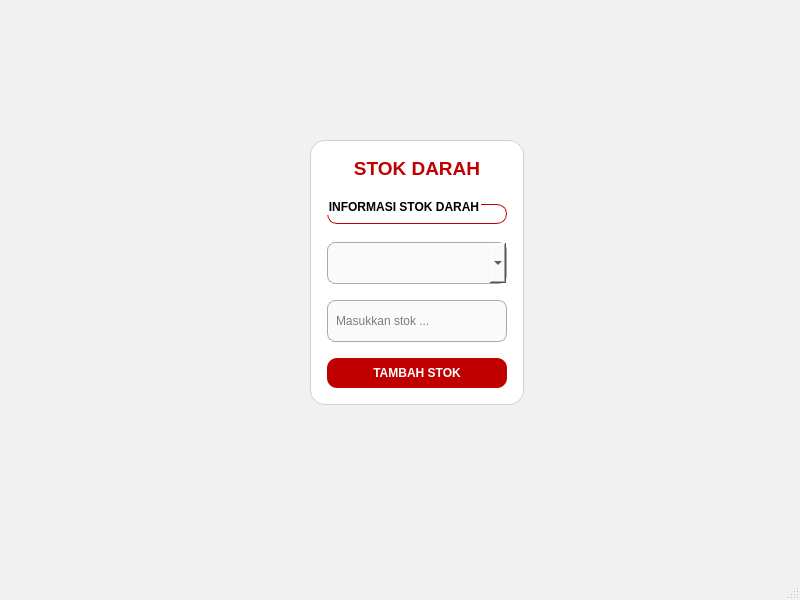
<?xml version="1.0" encoding="UTF-8"?>
<ui version="4.0">
 <class>MainWindow</class>
 <widget class="QMainWindow" name="MainWindow">
  <property name="geometry">
   <rect>
    <x>0</x>
    <y>0</y>
    <width>800</width>
    <height>600</height>
   </rect>
  </property>
  <property name="windowTitle">
   <string>Stok Darah</string>
  </property>
  <property name="styleSheet">
   <string notr="true">
QMainWindow {
    background-color: #f1f1f1;
    font-family: "Segoe UI";
}

QWidget#panel {
    background-color: white;
    border-radius: 15px;
    border: 1px solid #d0d0d0;
}

QLabel {
    font-weight: 600;
}

QComboBox, QLineEdit {
    border: 1px solid #aaaaaa;
    border-radius: 8px;
    padding: 6px;
    background: #fafafa;
    min-height: 28px;
}

QComboBox:hover, QLineEdit:hover {
    border: 1px solid #c00000;
}

QGroupBox {
    border: 1px solid #c00000;
    border-radius: 10px;
    margin-top: 6px;
    padding-top: 10px;
    font-weight: 600;
}

QPushButton {
    background-color: #c00000;
    color: white;
    border-radius: 10px;
    font-weight: 600;
    height: 32px;
}
QPushButton:hover {
    background-color: #a00000;
}
   </string>
  </property>

  <widget class="QWidget" name="centralwidget">
   <widget class="QWidget" name="panel">
    <property name="geometry">
     <rect>
      <x>310</x>
      <y>140</y>
      <width>214</width>
      <height>265</height>
     </rect>
    </property>
    <layout class="QVBoxLayout" name="verticalLayout">
     <property name="spacing">
      <number>18</number>
     </property>
     <property name="leftMargin">
      <number>17</number>
     </property>
     <property name="topMargin">
      <number>17</number>
     </property>
     <property name="rightMargin">
      <number>17</number>
     </property>
     <property name="bottomMargin">
      <number>17</number>
     </property>

     <item>
      <widget class="QLabel" name="label">
       <property name="text">
        <string>STOK DARAH</string>
       </property>
       <property name="alignment">
        <set>Qt::AlignCenter</set>
       </property>
       <property name="styleSheet">
        <string notr="true">font-size:14pt; color:#c00000; font-weight:700;</string>
       </property>
      </widget>
     </item>

     <item>
      <widget class="QGroupBox" name="groupBox">
       <property name="minimumSize">
        <size>
         <width>180</width>
         <height>26</height>
        </size>
       </property>
       <property name="title">
        <string>INFORMASI STOK DARAH</string>
       </property>
      </widget>
     </item>

     <item>
      <widget class="QComboBox" name="comboBox">
       <property name="minimumSize">
        <size>
         <width>180</width>
         <height>30</height>
        </size>
       </property>
      </widget>
     </item>

     <item>
      <widget class="QLineEdit" name="lineEdit">
       <property name="placeholderText">
        <string>Masukkan stok ...</string>
       </property>
       <property name="minimumSize">
        <size>
         <width>180</width>
         <height>26</height>
        </size>
       </property>
      </widget>
     </item>

     <item>
      <widget class="QPushButton" name="pushButton">
       <property name="minimumSize">
        <size>
         <width>180</width>
         <height>30</height>
        </size>
       </property>
       <property name="text">
        <string>TAMBAH STOK</string>
       </property>
      </widget>
     </item>

    </layout>
   </widget>
  </widget>

  <widget class="QMenuBar" name="menubar"/>
  <widget class="QStatusBar" name="statusbar"/>
 </widget>
 <resources/>
 <connections/>
</ui>
